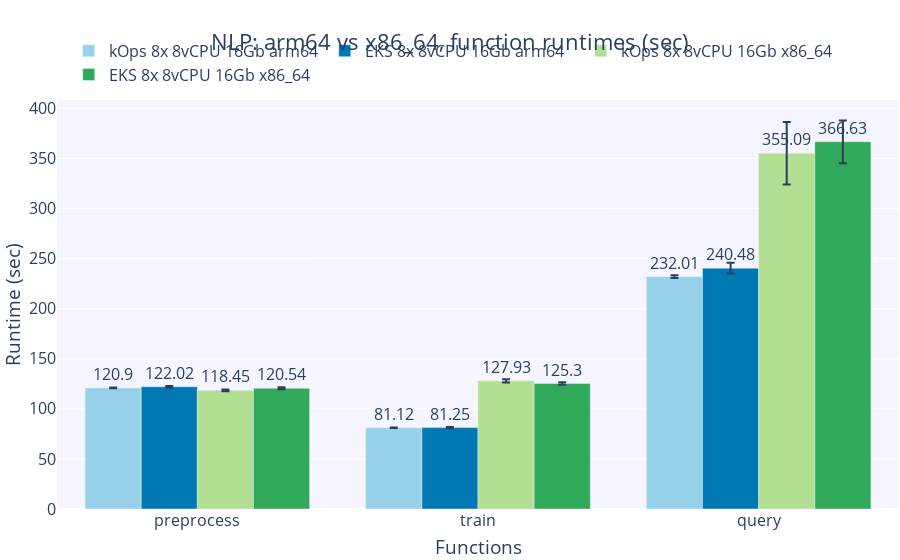

Notebook cell for this chart:
### Code cell
fig = create_figure('NLP: arm64 vs x86_64, function runtimes (sec)', 'Functions', 'Runtime (sec)')

for i, k in enumerate(clusters):
    y_data=[nlp_df[k][m]['runtime'].mean()/1000 for m in methods]
    fig.add_trace(
        go.Bar(
            x = methods,
            y = y_data,
            error_y=dict(
                type='data',
                symmetric=True,
                array=[nlp_df[k][m]['runtime'].sem()/1000 for m in methods]
            ),
            name = k,
            text=[round(v, 2) for v in y_data],
            textposition='outside',
            # mode='markers',
            # marker=dict(size=10),
            marker_color=colorPallet[i]
        )
    )

fig.show()
write_image(fig, 'nlp_arm64_runtime_bar.png')

### Figure 1 — Plotly figure (JSON) as saved in the notebook; plotly's stock layout.template omitted (floating-point values rounded to 4 significant figures)
{"data": [{"error_y": {"array": [0.3892, 0.3627, 1.272], "symmetric": true, "type": "data"}, "marker": {"color": "rgba(151, 209, 233, 255)"}, "name": "kOps 8x 8vCPU 16Gb arm64", "text": ["120.9", "81.12", "232.01"], "textposition": "outside", "type": "bar", "x": ["preprocess", "train", "query"], "y": [120.9, 81.12, 232.0]}, {"error_y": {"array": [0.6915, 0.6084, 5.348], "symmetric": true, "type": "data"}, "marker": {"color": "rgba(0, 120, 179, 255)"}, "name": "EKS 8x 8vCPU 16Gb arm64", "text": ["122.02", "81.25", "240.48"], "textposition": "outside", "type": "bar", "x": ["preprocess", "train", "query"], "y": [122.0, 81.25, 240.5]}, {"error_y": {"array": [0.8606, 1.665, 31.19], "symmetric": true, "type": "data"}, "marker": {"color": "rgba(179, 223, 146, 255)"}, "name": "kOps 8x 8vCPU 16Gb x86_64", "text": ["118.45", "127.93", "355.09"], "textposition": "outside", "type": "bar", "x": ["preprocess", "train", "query"], "y": [118.5, 127.9, 355.1]}, {"error_y": {"array": [0.9047, 1.17, 21.31], "symmetric": true, "type": "data"}, "marker": {"color": "rgba(49, 169, 90, 255)"}, "name": "EKS 8x 8vCPU 16Gb x86_64", "text": ["120.54", "125.3", "366.63"], "textposition": "outside", "type": "bar", "x": ["preprocess", "train", "query"], "y": [120.5, 125.3, 366.6]}], "layout": {"autosize": true, "font": {"size": 16}, "legend": {"orientation": "h", "x": 0.47, "xanchor": "center", "y": 1.02, "yanchor": "bottom"}, "margin": {"autoexpand": true, "b": 1, "l": 1, "r": 1}, "plot_bgcolor": "rgba(245,245,255,255)", "title": {"text": "NLP: arm64 vs x86_64, function runtimes (sec)", "x": 0.5, "xanchor": "center"}, "xaxis": {"autorange": true, "range": [-0.5, 2.5], "title": {"text": "Functions"}, "type": "category"}, "yaxis": {"autorange": true, "range": [0, 408.4], "title": {"text": "Runtime (sec)"}, "type": "linear"}}}
